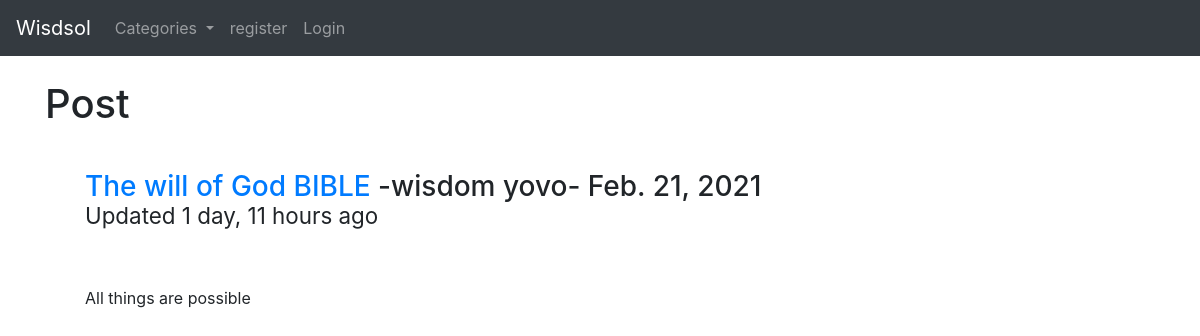
Screenshot of /blog/ with the database file from the repository.
### blog/models.py (models this page shows, shortened)
class TimespamtedModel(models.Model):
    created_at=models.DateTimeField(auto_now_add=True)
    updated_at=models.DateTimeField(auto_now=True)
    class Meta:
        abstract=True

class Post(TimespamtedModel):
    title = models.CharField(max_length=255)
    title_tag = models.CharField(max_length=255)
    author = models.ForeignKey(User,on_delete=models.CASCADE)
    body=RichTextField(blank=True, null=True)
    post_date = models.DateField(auto_now_add=True,blank=True, null=True)
    category = models.CharField(max_length=255)
    likes = models.ManyToManyField(User, related_name='blog_posts')
    img = models.ImageField(upload_to='pics/')

### blog/views.py (the view)
# urls.py: path('',HomeView.as_view(),name="home"),
class HomeView(ListView):
	model=Post
	template_name='home.html'
	ordering=['-updated_at']
	def get_context_data(self,*args,**kwargs):
		cat_menu=category.objects.all()
		context=super(HomeView,self).get_context_data(*args,**kwargs)
		context["cat_menu"]=cat_menu
		return context

### blog/models.py (called while the page is built)
    def __str__(self):
        return self.name

### blog/templates/home.html (shortened to what this page needs)
{% extends 'base.html' %}
{% block content%}
{% load static %}
<h1>Post</h1>
<ul>
{% for post in object_list%}
            <h3 class="title", "add_post" {{author.id}}>
            <div class="destination_image">
            </div>
                <a href="{%url 'blog:article-detail' post.pk %}">{{post.title}}</a>
                <a href="{%url 'blog:category' post.category|slugify %}">{{post.category}}</a>
                -{{post.author.first_name}}
                {{post.author.last_name}}-
                {{post.post_date}} <small>
                <p class="time"><time datetime="{{post.created_at|date:'Y-m-d'}}">Updated {{post.updated_at|timesince}} ago</time></p>
            </h3>
        </small><br/>
        <p class="content">{{post.body|truncatewords:30|safe}}</p>
{%endfor%}
</ul>
{% endblock %}

### static/css/styles.css (style rules this page uses)
* { box-sizing: border-box; }
body { margin:0; padding:0; font-family:'Nunito'; }
.destination_image { width: 100%; }

### rows the page displays
Post: title "The will of God", category "BIBLE", author.first_name "wisdom", author.last_name "yovo", post_date "Feb. 21, 2021", updated_at "1 day, 11 hours", body "All things are possible"
